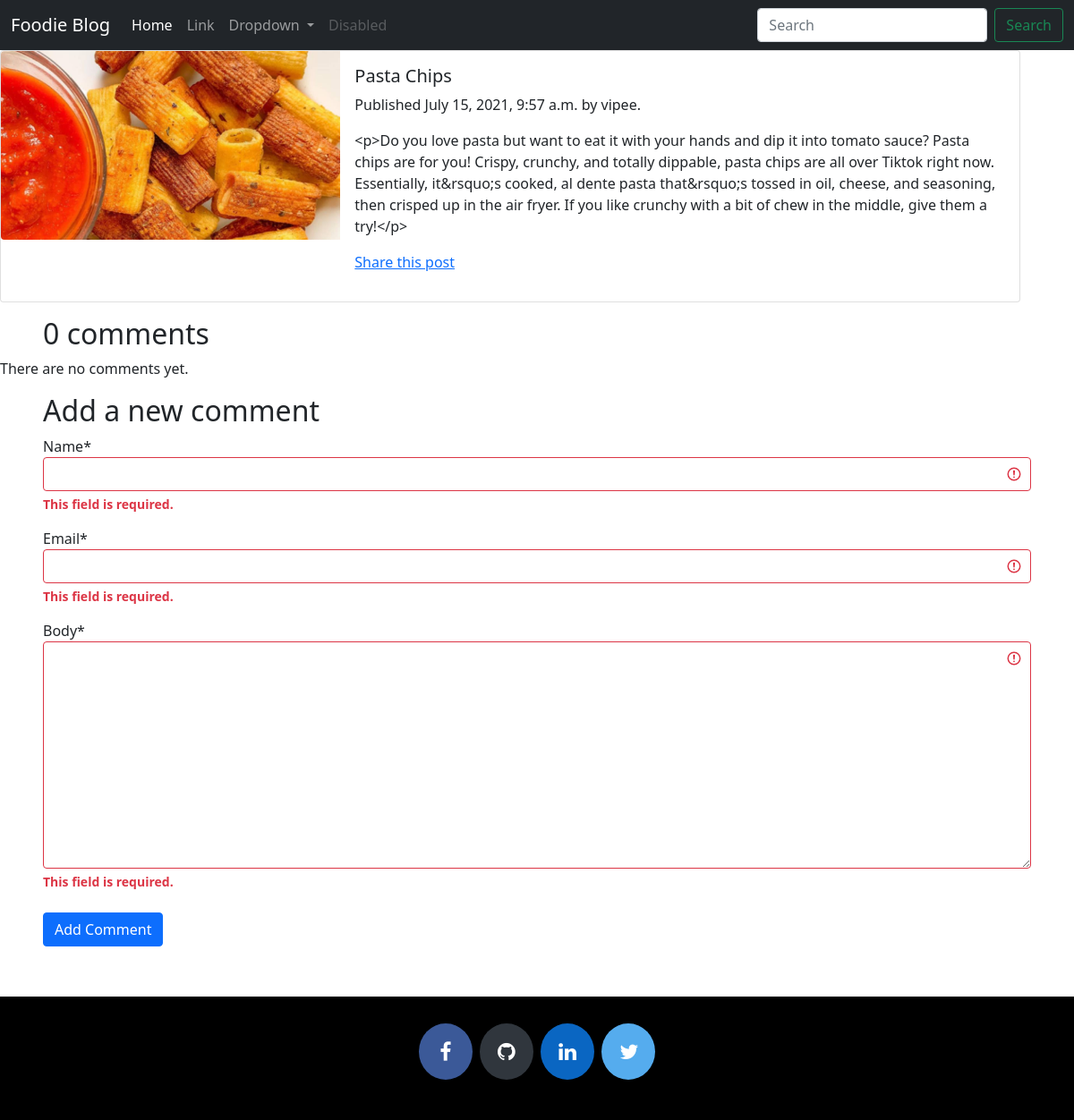
Screenshot of /blog/2021/7/15/pasta-chips/ with the database file from the repository.
### blog/models.py (models this page shows, shortened)
class Post(models.Model):
    STATUS_CHOICE = (
        ('draft','Draft'),
        ('published','Published'),
    )
    title = models.CharField(max_length=250)
    slug = models.SlugField(max_length=250,unique_for_date='publish')
    author = models.ForeignKey(User, on_delete=models.CASCADE, related_name='blog_post')
    body = FroalaField()
    publish = models.DateTimeField(default=timezone.now)
    created_at = models.DateTimeField(auto_now_add=True)
    updated_at = models.DateTimeField(auto_now=True)
    status = models.CharField(max_length=10, choices=STATUS_CHOICE,default='draft')
    image = models.ImageField(upload_to="blog/images" ,default="")
    objects	=	models.Manager()	#	The	default	manager
    published	=	PublishedManager()	#	Our	custom	manager.
    class Meta:
        ordering = ('-publish',)

### blog/views.py (the view, shortened to what this page needs)
# urls.py: path('<int:year>/<int:month>/<int:day>/<slug:post>/', views.post_detail, name='post_detail'),
def post_detail(request,year, month, day, post):
    post = get_object_or_404(Post, slug=post, status='published', publish__year=year, publish__month=month, publish__day=day)
    comments = post.comments.filter(active=True)
    new_comment = None
    comment_form = CommentForm(data=request.POST)
    return render(request,'blog/post/detail.html',{'post':post, 'comments':comments, 'new_comment':new_comment, 'comment_form':comment_form})

### blog/forms.py
class CommentForm(forms.ModelForm):
    class Meta:
        model = Comment
        fields = ('name', 'email', 'body')

### blog/templates/blog/post/detail.html (shortened to what this page needs)
{%	extends	"blog/base.html"	%}
{% load crispy_forms_tags %}
{% block content %}
	<div class="card mb-3" style="max-width: 95%;">
  	<div class="row g-0">
    <div class="col-md-4">
      <img src="/media/{{post.image}}" class="img-fluid rounded-start" alt="..." >
    </div>
    <div class="col-md-8">
      <div class="card-body">
        <h5 class="card-title">{{post.title}}</h5>
        <p class="card-text">Published {{post.publish}}	by	{{post.author}}.{{post.body|linebreaks}}</p>
		<p>
		<a	href="{% url "blog:post_share" post.id %}">
		Share this post
		</a>
		</p>
      </div>
    </div>
  </div>
</div>
	{% with comments.count as total_comments %}
		<h2 class="mx-5">
			{{total_comments}} comment{{total_comments|pluralize}}
		</h2>
	{%	endwith	%}
	{% for	comment	in	comments %}
		<div class="comment mx-5">
				<p	class="info">
					Comment	{{forloop.counter}}	by	{{	comment.name}} {{comment.created}}
				</p>
				{{comment.body|linebreaks}}
		</div>
	{%	empty	%}
		<p>There are no	comments yet.</p>
	{%	endfor	%}
	{%	if	new_comment	%}
		<h2>Your comment has been added.</h2>
	{% else %}
		<h2 class="mx-5">Add	a new comment</h2>
		<form	action="."	method="post" class="mx-5">
				{{comment_form|crispy}}
				<button	class="btn btn-primary my-2" type="submit">Add Comment</button>
		</form>
	{%	endif	%}
{% endblock %}

### rows the page displays
Post: image (picture), title "Pasta Chips", publish "July 15, 2021, 9:57 a.m.", author "vipee", body "<p>Do you love pasta but want to eat it with your hands and dip it into tomato sauce? Pasta chips are for you! Crispy, crunchy, and totally dippable, pasta chips are all over Tiktok right now. Essentially, it&rsquo;s cooked, al dente pasta that&rsquo;s tossed in oil, cheese, and seasoning, then crisped up in the air fryer. If you like crunchy with a bit of chew in the middle, give them a try!</p>"

### other values shown
{{ total_comments }} "0"
